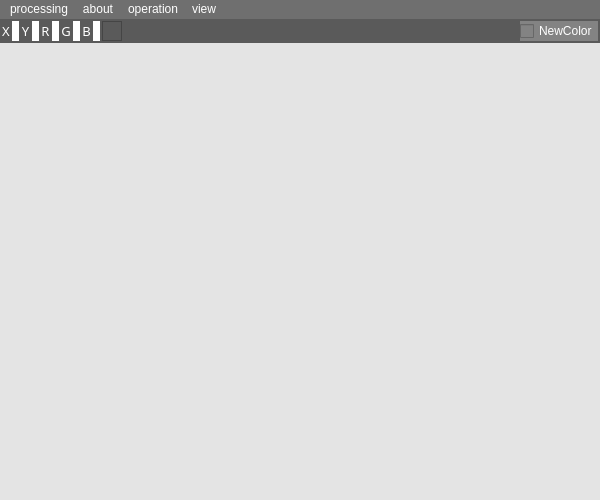
<?xml version="1.0" encoding="UTF-8"?>
<ui version="4.0">
 <class>MainWindow</class>
 <widget class="QMainWindow" name="MainWindow">
  <property name="geometry">
   <rect>
    <x>0</x>
    <y>0</y>
    <width>600</width>
    <height>500</height>
   </rect>
  </property>
  <property name="sizePolicy">
   <sizepolicy hsizetype="Minimum" vsizetype="Fixed">
    <horstretch>0</horstretch>
    <verstretch>0</verstretch>
   </sizepolicy>
  </property>
  <property name="mouseTracking">
   <bool>true</bool>
  </property>
  <property name="tabletTracking">
   <bool>true</bool>
  </property>
  <property name="windowTitle">
   <string>MainWindow</string>
  </property>
  <property name="styleSheet">
   <string notr="true">background-color: rgb(111, 111, 111);
color: rgb(255, 255, 255);
selection-color: rgb(90, 90, 90);
selection-background-color: rgb(221, 221, 221);</string>
  </property>
  <property name="tabShape">
   <enum>QTabWidget::Triangular</enum>
  </property>
  <widget class="QWidget" name="centralWidget">
   <property name="sizePolicy">
    <sizepolicy hsizetype="Preferred" vsizetype="Fixed">
     <horstretch>0</horstretch>
     <verstretch>0</verstretch>
    </sizepolicy>
   </property>
   <property name="mouseTracking">
    <bool>true</bool>
   </property>
   <layout class="QVBoxLayout" name="verticalLayout_2">
    <property name="leftMargin">
     <number>0</number>
    </property>
    <property name="topMargin">
     <number>0</number>
    </property>
    <property name="rightMargin">
     <number>0</number>
    </property>
    <property name="bottomMargin">
     <number>0</number>
    </property>
    <item>
     <layout class="QVBoxLayout" name="verticalLayout">
      <property name="spacing">
       <number>0</number>
      </property>
      <item>
       <widget class="QWidget" name="widget" native="true">
        <property name="sizePolicy">
         <sizepolicy hsizetype="Preferred" vsizetype="Fixed">
          <horstretch>0</horstretch>
          <verstretch>0</verstretch>
         </sizepolicy>
        </property>
        <property name="styleSheet">
         <string notr="true">background-color: rgb(90, 90, 90);</string>
        </property>
        <layout class="QHBoxLayout" name="horizontalLayout_2">
         <property name="spacing">
          <number>2</number>
         </property>
         <property name="leftMargin">
          <number>2</number>
         </property>
         <property name="topMargin">
          <number>2</number>
         </property>
         <property name="rightMargin">
          <number>2</number>
         </property>
         <property name="bottomMargin">
          <number>2</number>
         </property>
         <item>
          <widget class="QLabel" name="colorShow_2">
           <property name="minimumSize">
            <size>
             <width>0</width>
             <height>20</height>
            </size>
           </property>
           <property name="maximumSize">
            <size>
             <width>15</width>
             <height>20</height>
            </size>
           </property>
           <property name="font">
            <font>
             <family>黑体</family>
             <pointsize>10</pointsize>
            </font>
           </property>
           <property name="styleSheet">
            <string notr="true">color: rgb(255, 255, 255);
</string>
           </property>
           <property name="text">
            <string>X</string>
           </property>
           <property name="alignment">
            <set>Qt::AlignCenter</set>
           </property>
          </widget>
         </item>
         <item>
          <widget class="QLabel" name="coord_x">
           <property name="minimumSize">
            <size>
             <width>0</width>
             <height>20</height>
            </size>
           </property>
           <property name="maximumSize">
            <size>
             <width>55</width>
             <height>20</height>
            </size>
           </property>
           <property name="font">
            <font>
             <family>Adobe 黑体 Std R</family>
             <pointsize>9</pointsize>
            </font>
           </property>
           <property name="styleSheet">
            <string notr="true">background-color: rgb(255, 255, 255);
color: rgb(90, 90, 90);</string>
           </property>
           <property name="text">
            <string/>
           </property>
           <property name="alignment">
            <set>Qt::AlignCenter</set>
           </property>
          </widget>
         </item>
         <item>
          <widget class="QLabel" name="colorShow_12">
           <property name="minimumSize">
            <size>
             <width>0</width>
             <height>20</height>
            </size>
           </property>
           <property name="maximumSize">
            <size>
             <width>15</width>
             <height>20</height>
            </size>
           </property>
           <property name="font">
            <font>
             <family>黑体</family>
             <pointsize>10</pointsize>
            </font>
           </property>
           <property name="styleSheet">
            <string notr="true">color: rgb(255, 255, 255);
</string>
           </property>
           <property name="text">
            <string>Y</string>
           </property>
           <property name="alignment">
            <set>Qt::AlignCenter</set>
           </property>
          </widget>
         </item>
         <item>
          <widget class="QLabel" name="coord_y">
           <property name="minimumSize">
            <size>
             <width>0</width>
             <height>20</height>
            </size>
           </property>
           <property name="maximumSize">
            <size>
             <width>55</width>
             <height>20</height>
            </size>
           </property>
           <property name="font">
            <font>
             <family>Adobe 黑体 Std R</family>
             <pointsize>9</pointsize>
            </font>
           </property>
           <property name="styleSheet">
            <string notr="true">background-color: rgb(255, 255, 255);
color: rgb(90, 90, 90);</string>
           </property>
           <property name="text">
            <string/>
           </property>
           <property name="alignment">
            <set>Qt::AlignCenter</set>
           </property>
          </widget>
         </item>
         <item>
          <widget class="QLabel" name="colorShow_11">
           <property name="minimumSize">
            <size>
             <width>0</width>
             <height>20</height>
            </size>
           </property>
           <property name="maximumSize">
            <size>
             <width>15</width>
             <height>20</height>
            </size>
           </property>
           <property name="font">
            <font>
             <family>黑体</family>
             <pointsize>10</pointsize>
            </font>
           </property>
           <property name="styleSheet">
            <string notr="true">color: rgb(255, 255, 255);
</string>
           </property>
           <property name="text">
            <string>R</string>
           </property>
           <property name="alignment">
            <set>Qt::AlignCenter</set>
           </property>
          </widget>
         </item>
         <item>
          <widget class="QLabel" name="val_r">
           <property name="minimumSize">
            <size>
             <width>0</width>
             <height>20</height>
            </size>
           </property>
           <property name="maximumSize">
            <size>
             <width>55</width>
             <height>20</height>
            </size>
           </property>
           <property name="font">
            <font>
             <family>Adobe 黑体 Std R</family>
             <pointsize>9</pointsize>
            </font>
           </property>
           <property name="styleSheet">
            <string notr="true">background-color: rgb(255, 255, 255);
color: rgb(90, 90, 90);</string>
           </property>
           <property name="text">
            <string/>
           </property>
           <property name="alignment">
            <set>Qt::AlignCenter</set>
           </property>
          </widget>
         </item>
         <item>
          <widget class="QLabel" name="colorShow_10">
           <property name="minimumSize">
            <size>
             <width>0</width>
             <height>20</height>
            </size>
           </property>
           <property name="maximumSize">
            <size>
             <width>15</width>
             <height>20</height>
            </size>
           </property>
           <property name="font">
            <font>
             <family>黑体</family>
             <pointsize>10</pointsize>
            </font>
           </property>
           <property name="styleSheet">
            <string notr="true">color: rgb(255, 255, 255);
</string>
           </property>
           <property name="text">
            <string>G</string>
           </property>
           <property name="alignment">
            <set>Qt::AlignCenter</set>
           </property>
          </widget>
         </item>
         <item>
          <widget class="QLabel" name="val_g">
           <property name="minimumSize">
            <size>
             <width>0</width>
             <height>20</height>
            </size>
           </property>
           <property name="maximumSize">
            <size>
             <width>55</width>
             <height>20</height>
            </size>
           </property>
           <property name="font">
            <font>
             <family>Adobe 黑体 Std R</family>
             <pointsize>9</pointsize>
            </font>
           </property>
           <property name="styleSheet">
            <string notr="true">background-color: rgb(255, 255, 255);
color: rgb(90, 90, 90);</string>
           </property>
           <property name="text">
            <string/>
           </property>
           <property name="alignment">
            <set>Qt::AlignCenter</set>
           </property>
          </widget>
         </item>
         <item>
          <widget class="QLabel" name="colorShow_9">
           <property name="minimumSize">
            <size>
             <width>0</width>
             <height>20</height>
            </size>
           </property>
           <property name="maximumSize">
            <size>
             <width>15</width>
             <height>20</height>
            </size>
           </property>
           <property name="font">
            <font>
             <family>黑体</family>
             <pointsize>10</pointsize>
            </font>
           </property>
           <property name="styleSheet">
            <string notr="true">color: rgb(255, 255, 255);
</string>
           </property>
           <property name="text">
            <string>B</string>
           </property>
           <property name="alignment">
            <set>Qt::AlignCenter</set>
           </property>
          </widget>
         </item>
         <item>
          <widget class="QLabel" name="val_b">
           <property name="minimumSize">
            <size>
             <width>0</width>
             <height>20</height>
            </size>
           </property>
           <property name="maximumSize">
            <size>
             <width>55</width>
             <height>20</height>
            </size>
           </property>
           <property name="font">
            <font>
             <family>Adobe 黑体 Std R</family>
             <pointsize>9</pointsize>
            </font>
           </property>
           <property name="styleSheet">
            <string notr="true">background-color: rgb(255, 255, 255);
color: rgb(90, 90, 90);</string>
           </property>
           <property name="text">
            <string/>
           </property>
           <property name="alignment">
            <set>Qt::AlignCenter</set>
           </property>
          </widget>
         </item>
         <item>
          <widget class="QTableWidget" name="tableWidget">
           <property name="minimumSize">
            <size>
             <width>20</width>
             <height>20</height>
            </size>
           </property>
           <property name="maximumSize">
            <size>
             <width>20</width>
             <height>20</height>
            </size>
           </property>
          </widget>
         </item>
         <item>
          <spacer name="horizontalSpacer">
           <property name="orientation">
            <enum>Qt::Horizontal</enum>
           </property>
           <property name="sizeHint" stdset="0">
            <size>
             <width>40</width>
             <height>20</height>
            </size>
           </property>
          </spacer>
         </item>
         <item>
          <widget class="QCheckBox" name="checkBox">
           <property name="minimumSize">
            <size>
             <width>0</width>
             <height>20</height>
            </size>
           </property>
           <property name="maximumSize">
            <size>
             <width>16777215</width>
             <height>20</height>
            </size>
           </property>
           <property name="styleSheet">
            <string notr="true">color: rgb(255, 255, 255);
background-color: rgb(131, 131, 131);</string>
           </property>
           <property name="text">
            <string>NewColor</string>
           </property>
          </widget>
         </item>
        </layout>
       </widget>
      </item>
      <item>
       <widget class="QLabel" name="label">
        <property name="sizePolicy">
         <sizepolicy hsizetype="Preferred" vsizetype="Preferred">
          <horstretch>0</horstretch>
          <verstretch>0</verstretch>
         </sizepolicy>
        </property>
        <property name="mouseTracking">
         <bool>true</bool>
        </property>
        <property name="styleSheet">
         <string notr="true">background-color: rgb(228, 228, 228);</string>
        </property>
        <property name="text">
         <string/>
        </property>
       </widget>
      </item>
     </layout>
    </item>
   </layout>
  </widget>
  <widget class="QMenuBar" name="menuBar">
   <property name="geometry">
    <rect>
     <x>0</x>
     <y>0</y>
     <width>600</width>
     <height>17</height>
    </rect>
   </property>
   <widget class="QMenu" name="menuprocessing">
    <property name="title">
     <string>processing</string>
    </property>
    <addaction name="actionOpen_BMP_file"/>
    <addaction name="actionSave_to_new_BMP_file"/>
    <addaction name="actionDisplayBMPInfo"/>
    <addaction name="actionDisplay_color_palatte"/>
    <addaction name="separator"/>
    <addaction name="actionImage_interpolation_2"/>
    <addaction name="actionMedian_filtering"/>
    <addaction name="actionGaussian_smoothing"/>
    <addaction name="actionAdd_Impulsive_Noise"/>
    <addaction name="actionHistogram_Equalization"/>
    <addaction name="actionBilateralFilter"/>
   </widget>
   <widget class="QMenu" name="menuabout">
    <property name="title">
     <string>about</string>
    </property>
    <addaction name="actionAbout"/>
   </widget>
   <widget class="QMenu" name="menuoperation">
    <property name="title">
     <string>operation</string>
    </property>
    <addaction name="actionBack_to_Original_Picture"/>
   </widget>
   <widget class="QMenu" name="menuview">
    <property name="title">
     <string>view</string>
    </property>
    <addaction name="actionPixelPickBar"/>
    <addaction name="actionShowHistogram"/>
   </widget>
   <addaction name="menuprocessing"/>
   <addaction name="menuabout"/>
   <addaction name="menuoperation"/>
   <addaction name="menuview"/>
  </widget>
  <action name="actionOpen_BMP_file">
   <property name="text">
    <string>Open BMP file</string>
   </property>
  </action>
  <action name="actionSave_to_new_BMP_file">
   <property name="text">
    <string>Save to new BMP file</string>
   </property>
  </action>
  <action name="actionGet_pixel_value">
   <property name="text">
    <string>Get pixel value</string>
   </property>
  </action>
  <action name="actionSetn_pixel_value">
   <property name="text">
    <string>Setn pixel value</string>
   </property>
  </action>
  <action name="actionImage_interpolation">
   <property name="text">
    <string>Image interpolation</string>
   </property>
  </action>
  <action name="actionDisplayBMPInfo">
   <property name="text">
    <string>Display file header</string>
   </property>
  </action>
  <action name="action">
   <property name="text">
    <string>Get pixel value</string>
   </property>
  </action>
  <action name="actionSet_pixel_value">
   <property name="text">
    <string>Set pixel value</string>
   </property>
  </action>
  <action name="actionImage_interpolation_2">
   <property name="text">
    <string>Image interpolation</string>
   </property>
  </action>
  <action name="actionMedian_filtering">
   <property name="text">
    <string>Median filtering</string>
   </property>
  </action>
  <action name="actionGaussian_smoothing">
   <property name="text">
    <string>Gaussian smoothing</string>
   </property>
  </action>
  <action name="actionback">
   <property name="text">
    <string>Back</string>
   </property>
  </action>
  <action name="actionBack_to_Original_Picture">
   <property name="text">
    <string>Back to Original Picture</string>
   </property>
  </action>
  <action name="actionDisplay_color_palatte">
   <property name="text">
    <string>Display color palette</string>
   </property>
  </action>
  <action name="actionAbout">
   <property name="text">
    <string>About</string>
   </property>
  </action>
  <action name="actionPixelPickBar">
   <property name="text">
    <string>PixelPickBar</string>
   </property>
  </action>
  <action name="actionAdd_Impulsive_Noise">
   <property name="text">
    <string>Add Impulsive Noise</string>
   </property>
  </action>
  <action name="actionShowHistogram">
   <property name="text">
    <string>ShowHistogram</string>
   </property>
  </action>
  <action name="actionHistogram_Equalization">
   <property name="text">
    <string>Histogram Equalization</string>
   </property>
  </action>
  <action name="actionBilateralFilter">
   <property name="text">
    <string>BilateralFilter</string>
   </property>
  </action>
 </widget>
 <layoutdefault spacing="6" margin="11"/>
 <resources/>
 <connections/>
</ui>
